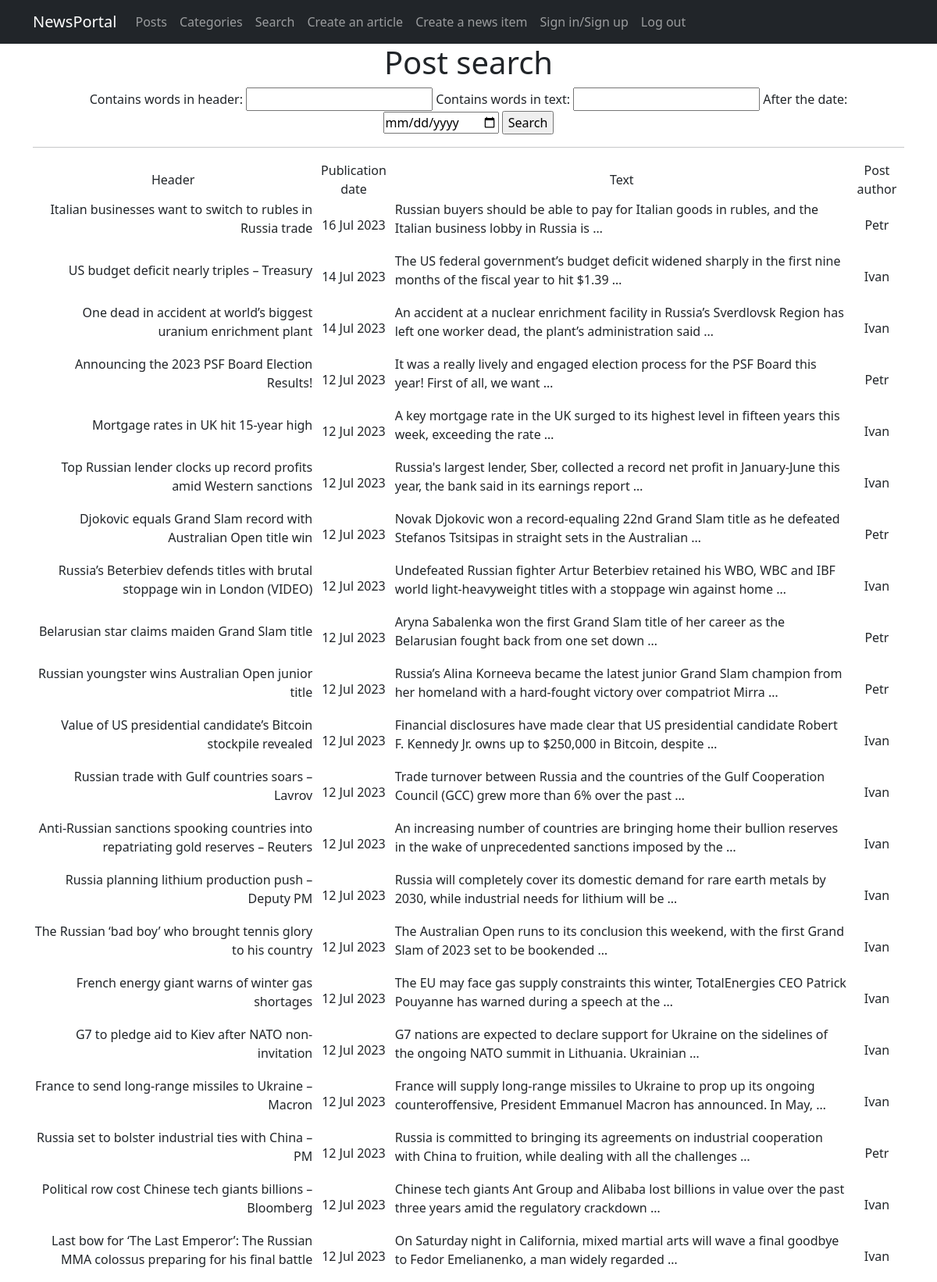
/news_portal/search/, run on the app's committed database.
### news_portal/models.py (models this page shows, shortened)
class Post(models.Model):
    post_type = models.CharField(max_length=2, choices=POST_TYPE, default=article)
    post_pub_date = models.DateTimeField(auto_now_add=True)
    post_header = models.CharField(max_length=255, null=False)
    post_text = models.TextField(null=False)
    post_rating = models.SmallIntegerField(default=0)
    post_auth = models.ForeignKey(Author, on_delete=models.CASCADE)
    post_cat = models.ManyToManyField(Category, through='PostCategory')

class Author(models.Model):
    auth_user = models.OneToOneField(User, on_delete=models.CASCADE)
    auth_rating = models.SmallIntegerField(default=0)
    def __str__(self):
        return self.auth_user.username

### news_portal/views.py (the view)
# urls.py: path('search/', PostSearch.as_view(), name='post_search'),
class PostSearch(ListView):
    model = Post
    template_name = 'post_search.html'
    context_object_name = 'search'
    queryset = Post.objects.order_by('-post_pub_date')
    paginate_by = 10
    def get_context_data(self, **kwargs):
        context = super().get_context_data(**kwargs)
        context['time_now'] = datetime.utcnow()
        context['value1'] = None
        context['filter'] = PostFilter(self.request.GET, queryset=self.get_queryset())
        context['categories'] = Category.objects.all()
        context['authors'] = Author.objects.all()
        context['form'] = PostForm()
        return context

### news_portal/forms.py (shortened to what this page needs)
class PostForm(forms.ModelForm):
    post_text = forms.CharField(min_length=100)
    class Meta:
        model = Post
        fields = [
            'post_header',
            'post_text',
            'post_cat',
            'post_auth'
        ]

### news_portal/templatetags/custom_filters.py (called while the page is built)
@register.filter()
def censor(value):
    censored_words = ['ass', 'bitch', 'cock', 'fuck']
    cen_text = value.split()
    for i in censored_words:
        for words in cen_text:
            if i in words:
                psn_in_text = cen_text.index(words)
                cen_text.remove(words)
                cen_text.insert(psn_in_text, i[0] + '*' * (len(i)-1))
    return " ".join(cen_text)

### templates/post_search.html (shortened to what this page needs)
{% extends 'fpages/default.html' %}
{% load custom_filters %}
{% block content %}
<h1>Post search</h1>
<form action="" method="GET">
    {{ filter.form }}
    <input type="submit" value="Search">
</form>
<hr>
        <table>
            <tr>
            <td>Header</td>
            <td>Publication date</td>
            <td>Text</td>
            <td>Post author</td>
        </tr>
            {% for new in filter.qs %}
                <tr>
                    <td> <p style="text-align: right;">
                        {{ new.post_header|censor }}
                    </p></td>
                    <td>
                        {{ new.post_pub_date|date:'d M Y' }}
                    </td>
                    <td> <p style="text-align: left;">
                        {{ new.post_text|truncatewords:20|censor }}
                    </p></td>
                    <td>
                        {{ new.post_auth }}
                    </td>
                </tr>
            {% endfor %}
        </table>
{% endblock content %}

### data on the page
Post: post_header|censor "Italian businesses want to switch to rubles in Russia trade", post_pub_date "16 Jul 2023", post_text|censor "Russian buyers should be able to pay for Italian goods in rubles, and the Italian business lobby in Russia is …", post_auth "Petr"
Post: post_header|censor "US budget deficit nearly triples – Treasury", post_pub_date "14 Jul 2023", post_text|censor "The US federal government’s budget deficit widened sharply in the first nine months of the fiscal year to hit $1.39 …", post_auth "Ivan"
Post: post_header|censor "One dead in accident at world’s biggest uranium enrichment plant", post_pub_date "14 Jul 2023", post_text|censor "An accident at a nuclear enrichment facility in Russia’s Sverdlovsk Region has left one worker dead, the plant’s administration said …", post_auth "Ivan"
Post: post_header|censor "Announcing the 2023 PSF Board Election Results!", post_pub_date "12 Jul 2023", post_text|censor "It was a really lively and engaged election process for the PSF Board this year! First of all, we want …", post_auth "Petr"
Post: post_header|censor "Mortgage rates in UK hit 15-year high", post_pub_date "12 Jul 2023", post_text|censor "A key mortgage rate in the UK surged to its highest level in fifteen years this week, exceeding the rate …", post_auth "Ivan"
Post: post_header|censor "Top Russian lender clocks up record profits amid Western sanctions", post_pub_date "12 Jul 2023", post_text|censor "Russia's largest lender, Sber, collected a record net profit in January-June this year, the bank said in its earnings report …", post_auth "Ivan"
Post: post_header|censor "Djokovic equals Grand Slam record with Australian Open title win", post_pub_date "12 Jul 2023", post_text|censor "Novak Djokovic won a record-equaling 22nd Grand Slam title as he defeated Stefanos Tsitsipas in straight sets in the Australian …", post_auth "Petr"
Post: post_header|censor "Russia’s Beterbiev defends titles with brutal stoppage win in London (VIDEO)", post_pub_date "12 Jul 2023", post_text|censor "Undefeated Russian fighter Artur Beterbiev retained his WBO, WBC and IBF world light-heavyweight titles with a stoppage win against home …", post_auth "Ivan"
Post: post_header|censor "Belarusian star claims maiden Grand Slam title", post_pub_date "12 Jul 2023", post_text|censor "Aryna Sabalenka won the first Grand Slam title of her career as the Belarusian fought back from one set down …", post_auth "Petr"
Post: post_header|censor "Russian youngster wins Australian Open junior title", post_pub_date "12 Jul 2023", post_text|censor "Russia’s Alina Korneeva became the latest junior Grand Slam champion from her homeland with a hard-fought victory over compatriot Mirra …", post_auth "Petr"
Post: post_header|censor "Value of US presidential candidate’s Bitcoin stockpile revealed", post_pub_date "12 Jul 2023", post_text|censor "Financial disclosures have made clear that US presidential candidate Robert F. Kennedy Jr. owns up to $250,000 in Bitcoin, despite …", post_auth "Ivan"
Post: post_header|censor "Russian trade with Gulf countries soars – Lavrov", post_pub_date "12 Jul 2023", post_text|censor "Trade turnover between Russia and the countries of the Gulf Cooperation Council (GCC) grew more than 6% over the past …", post_auth "Ivan"
Post: post_header|censor "Anti-Russian sanctions spooking countries into repatriating gold reserves – Reuters", post_pub_date "12 Jul 2023", post_text|censor "An increasing number of countries are bringing home their bullion reserves in the wake of unprecedented sanctions imposed by the …", post_auth "Ivan"
Post: post_header|censor "Russia planning lithium production push – Deputy PM", post_pub_date "12 Jul 2023", post_text|censor "Russia will completely cover its domestic demand for rare earth metals by 2030, while industrial needs for lithium will be …", post_auth "Ivan"
Post: post_header|censor "The Russian ‘bad boy’ who brought tennis glory to his country", post_pub_date "12 Jul 2023", post_text|censor "The Australian Open runs to its conclusion this weekend, with the first Grand Slam of 2023 set to be bookended …", post_auth "Ivan"
Post: post_header|censor "French energy giant warns of winter gas shortages", post_pub_date "12 Jul 2023", post_text|censor "The EU may face gas supply constraints this winter, TotalEnergies СEO Patrick Pouyanne has warned during a speech at the …", post_auth "Ivan"
Post: post_header|censor "G7 to pledge aid to Kiev after NATO non-invitation", post_pub_date "12 Jul 2023", post_text|censor "G7 nations are expected to declare support for Ukraine on the sidelines of the ongoing NATO summit in Lithuania. Ukrainian …", post_auth "Ivan"
Post: post_header|censor "France to send long-range missiles to Ukraine – Macron", post_pub_date "12 Jul 2023", post_text|censor "France will supply long-range missiles to Ukraine to prop up its ongoing counteroffensive, President Emmanuel Macron has announced. In May, …", post_auth "Ivan"
Post: post_header|censor "Russia set to bolster industrial ties with China – PM", post_pub_date "12 Jul 2023", post_text|censor "Russia is committed to bringing its agreements on industrial cooperation with China to fruition, while dealing with all the challenges …", post_auth "Petr"
Post: post_header|censor "Political row cost Chinese tech giants billions – Bloomberg", post_pub_date "12 Jul 2023", post_text|censor "Chinese tech giants Ant Group and Alibaba lost billions in value over the past three years amid the regulatory crackdown …", post_auth "Ivan"
Post: post_header|censor "Last bow for ‘The Last Emperor’: The Russian MMA colossus preparing for his final battle", post_pub_date "12 Jul 2023", post_text|censor "On Saturday night in California, mixed martial arts will wave a final goodbye to Fedor Emelianenko, a man widely regarded …", post_auth "Ivan"
